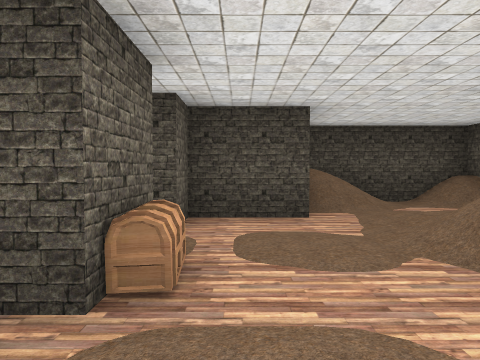
view 1 (above)

23 first-person views from a walk through a 3-D level made in the Unity game engine. The camera is 1.4 m above the floor, tilts 2° down and sees 70° across. The floor is counted in squares, 2.4 m on a side. Each view is taken from the middle of a square. On the plan, view 1 faces up. The plan holds only what a view shows up to about 10 squares ahead; the rest is blank. The player is left out. Some animated figures are left out.

view 2
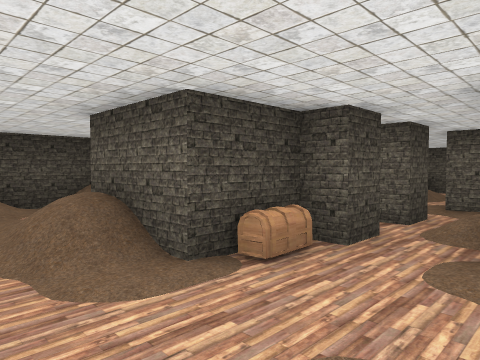

view 3
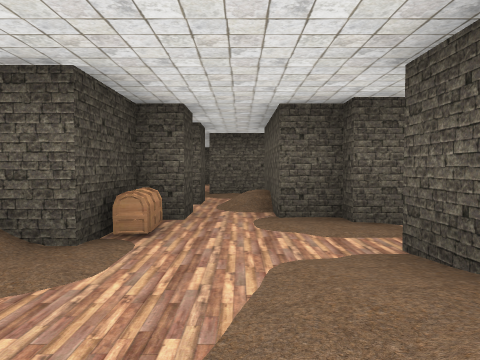

view 4
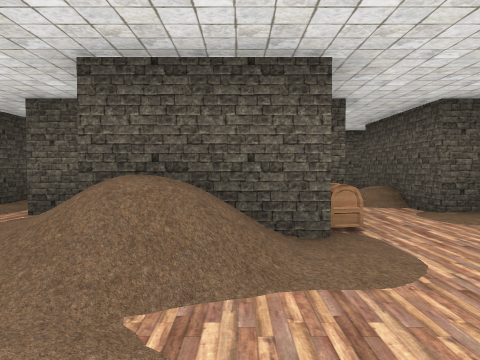

view 5
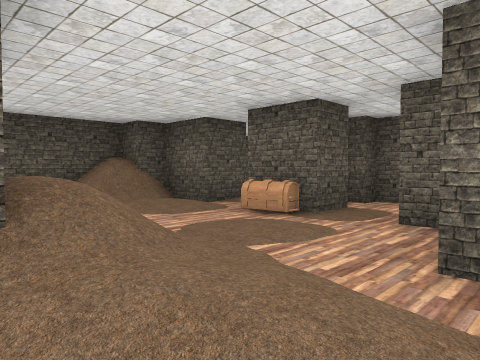

view 6
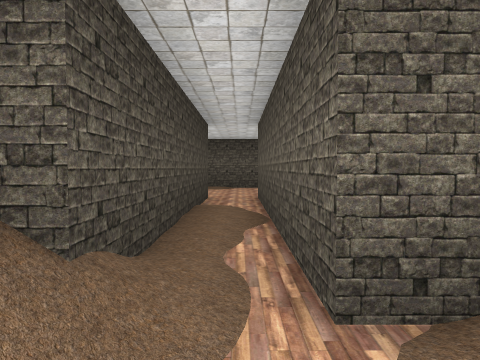

view 7
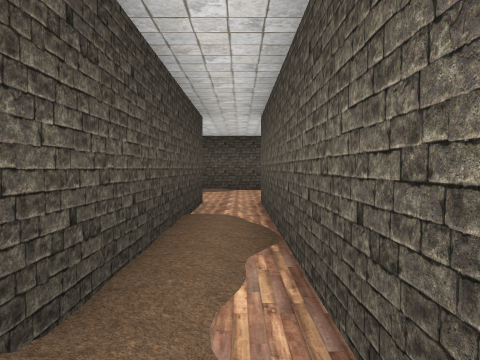

view 8
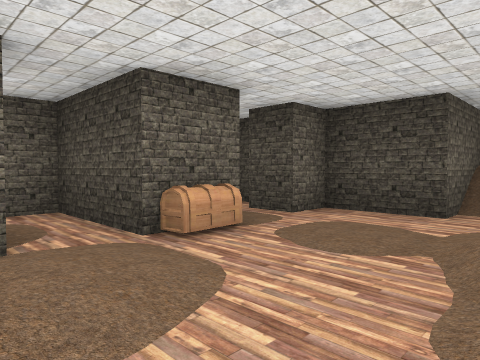

view 9
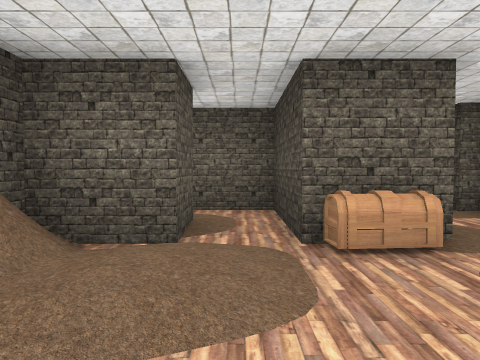

view 10
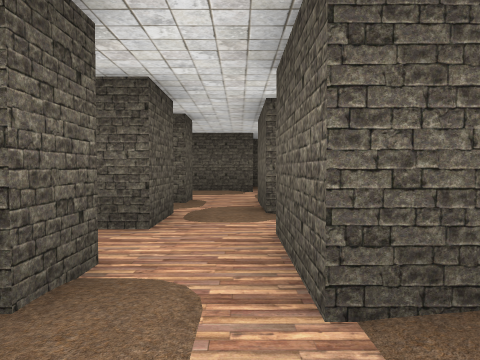

view 11
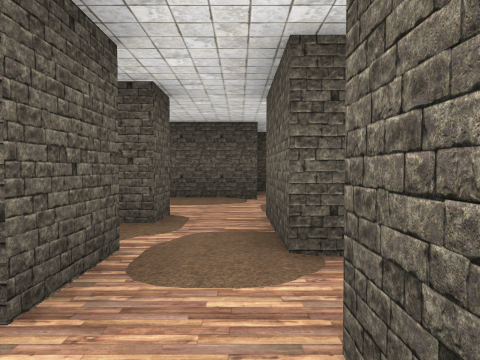

view 12
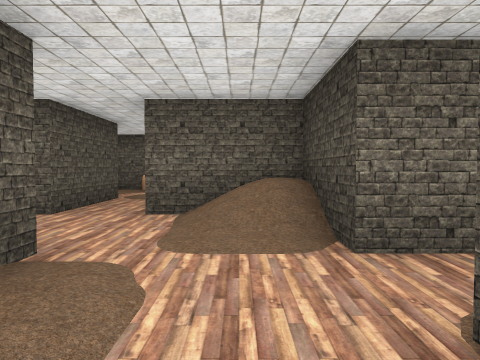

view 13
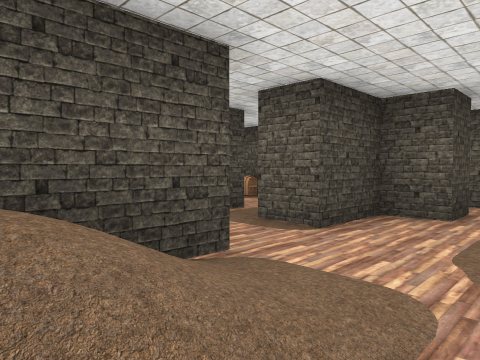

view 14
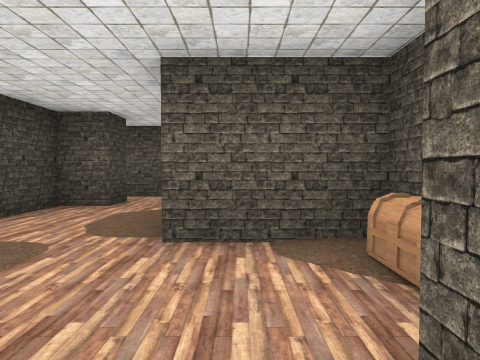

view 15
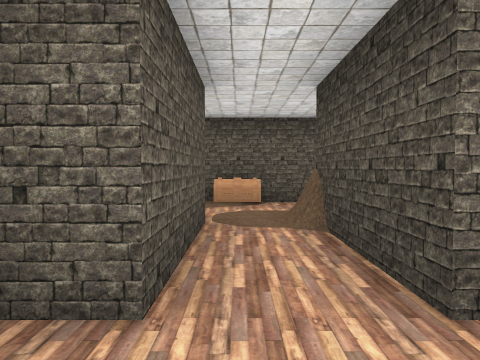

view 16
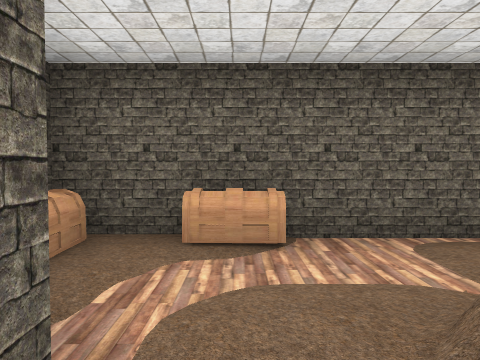

view 17
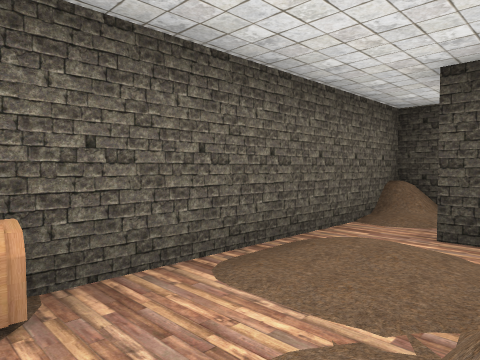

view 18
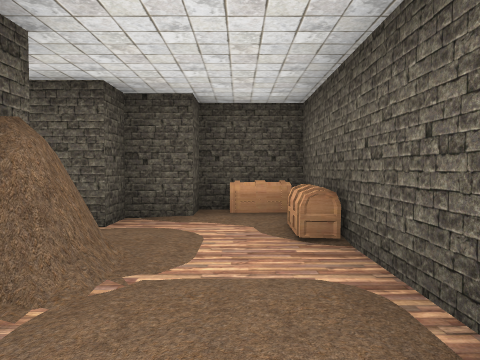

view 19
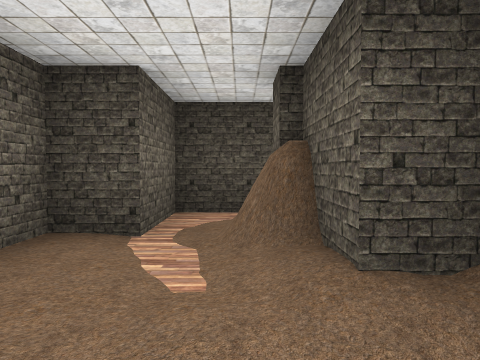

view 20
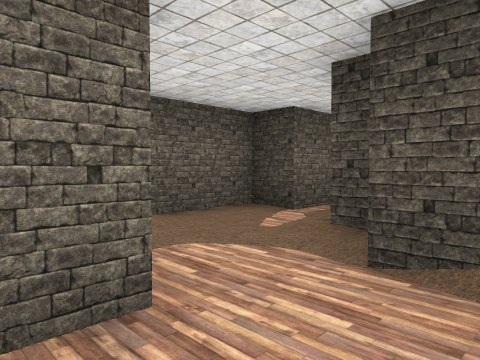

view 21
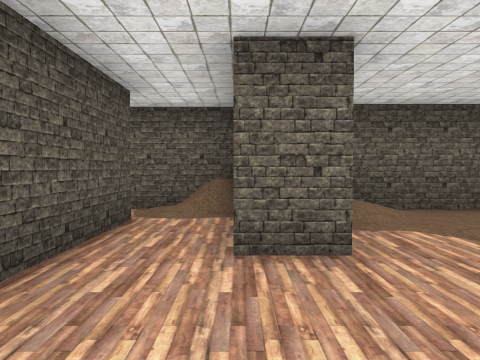

view 22
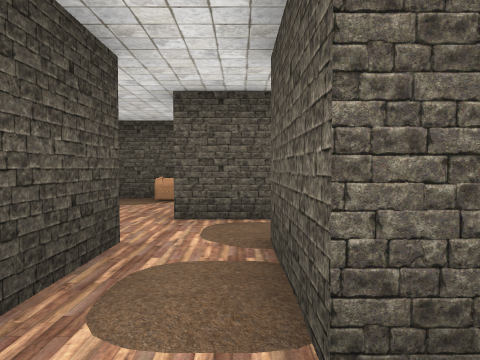

view 23
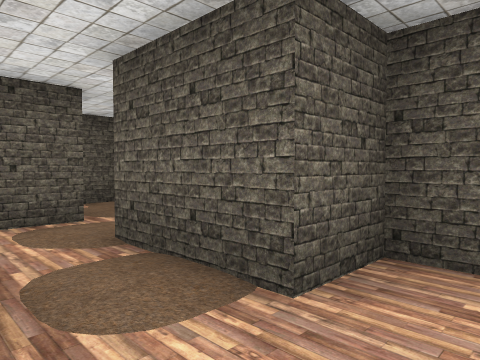

### Floor plan
Key: @ floor where view 1 was taken; # wall or solid block; x gap in a wall; . main floor; : floor 0.25 m higher than the main floor; / step, stairs or slope; C chest; O other object.
Columns run from 4 left of view 1 to 14 right of it. Each row starts with its distance up from view 1.
  7      #####
  6      #///#####:..:#
  5  #####/.//.//.....#
  4  #.#..///#####    #
  3  #.:.:/#
  2  ##C../#      //
  1  #../.:.C##./:..
  0 ##x#@/...//.#
 -1 #:/##//.### #
 -2 #//####.#.#
 -3 # ...##...C
 -4 ###...::#.
 -5 #....##:::#
 -6 #.#####.###
 -7 #/.##//...##
 -8 #.###..::
 -9 O.:....##
-10 #O###.C#
-11 ###

Where each view was taken, in squares from view 1:
view 1: 0 up, 0 right, facing up
view 2: 1 down, 1 right, facing up-right
view 3: 0 up, 0 right, facing right
view 4: 2 up, 0 right, facing right
view 5: 5 up, 3 right, facing down-left
view 6: 5 up, 3 right, facing right
view 7: 5 up, 4 right, facing right
view 8: 0 up, 2 right, facing up-left
view 9: 1 up, 2 right, facing left
view 10: 0 up, 3 right, facing down
view 11: 2 down, 3 right, facing down
view 12: 7 down, 5 right, facing left
view 13: 8 down, 1 right, facing up-right
view 14: 9 down, 0 right, facing right
view 15: 9 down, 2 right, facing left
view 16: 9 down, 1 left, facing left
view 17: 9 down, 2 left, facing up-left
view 18: 6 down, 3 left, facing down
view 19: 3 down, 2 left, facing up
view 20: 4 down, 0 right, facing up-left
view 21: 4 down, 1 right, facing left
view 22: 4 down, 0 right, facing right
view 23: 3 down, 0 right, facing down-right
